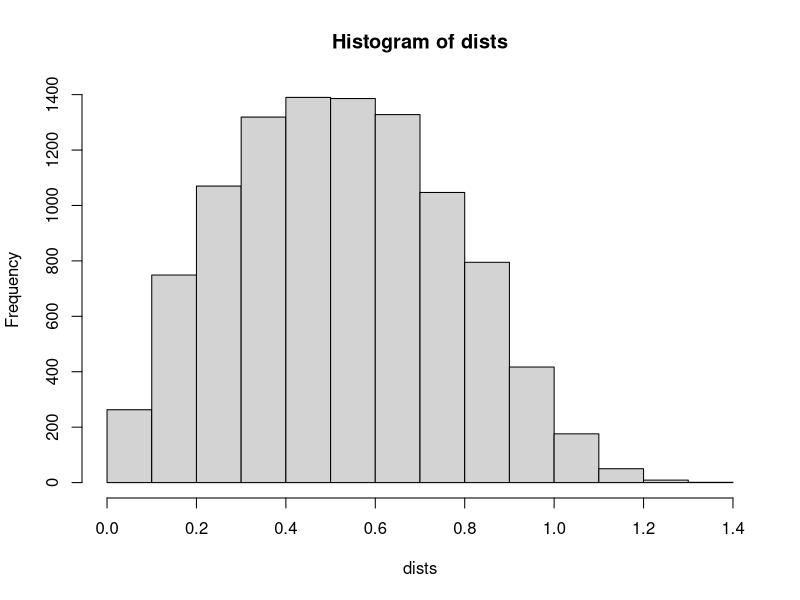

The R script that drew this image:
dists<-c()
for (i in 1:10000) {
 P1<-runif(2)
 P2<-runif(2)
 dist<-sqrt(sum((P1-P2)^2))
 dists<-c(dists, dist)
}
mean.dist<-mean(dists)
sd.dist<-sd(dists)
cat(mean.dist,sd.dist,"\n")
hist(dists) 